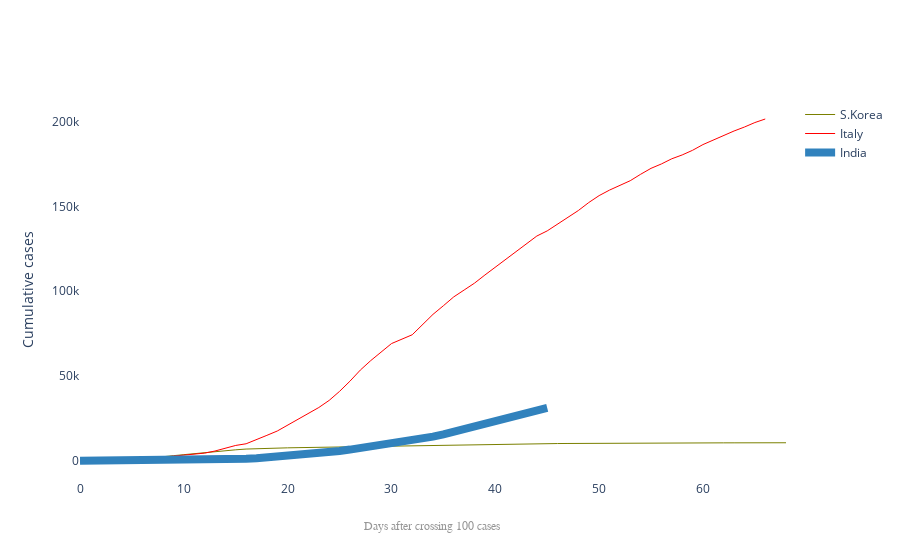

This figure's notebook cell:
### Code cell
#"Trend after crossing 100 cases"
 #import plotly.graph_objects as go
title='Main Source of News'
labels=['S.Korea','Italy','India']
colors=['rgb(122,128,0)','rgb(255,0,0)','rgb(49,130,189)']

mode_size=[10,10,12]
line_size=[1,1,8]

fig=go.Figure()
fig.add_trace(go.Scatter(x=dbd_Korea['Days after surpassing 100 cases'],y=dbd_Korea['Total Cases'],mode='lines',name=labels[0],line=dict(color=colors[0], width=line_size[0]),connectgaps=True))

fig.add_trace(go.Scatter(x=dbd_Italy['Days after surpassing 100 cases'],y=dbd_Italy['Total Cases'],mode='lines',name=labels[1],line=dict(color=colors[1], width=line_size[1]),connectgaps=True))

fig.add_trace(go.Scatter(x=dbd_India['Days after surpassing 100 cases'],y=dbd_India['Total Cases'],mode='lines',name=labels[2],line=dict(color=colors[2], width=line_size[2]),connectgaps=True))

annotations=[]

annotations.append(dict(xref='paper', yref='paper', x=0.5, y=-0.1,xanchor='center', yanchor='top',text='Days after crossing 100 cases ',font=dict(family='Arial',size=12,color='rgb(150,150,150)'),showarrow=False))
fig.update_layout(annotations=annotations,plot_bgcolor='white',yaxis_title='Cumulative cases')
fig.show()

### Figure 1 — Plotly figure (JSON) as saved in the notebook; plotly's stock layout.template omitted (floating-point values rounded to 4 significant figures)
{"data": [{"connectgaps": true, "line": {"color": "rgb(122,128,0)", "width": 1}, "mode": "lines", "name": "S.Korea", "type": "scatter", "x": [null, null, null, null, null, null, null, null, null, null, null, null, null, null, null, null, null, null, null, null, null, null, null, null, null, null, null, null, null, null, null, 0, 1, 2, 3, 4, 5, 6, 7, 8, 9, 10, 11, 12, 13, 14, 15, 16, 17, 18, 19, 20, 21, 22, 23, 24, 25, 26, 27, 28, 29, 30, 31, 32, 33, 34, 35, 36, 37, 38, 39, 40, 41, 42, 43, 44, 45, 46, 47, 48, 49, 50, 51, 52, 53, 54, 55, 56, 57, 58, 59, 60, 61, 62, 63, 64, 65, 66, 67, 68], "y": [1, 1, 1, 1, 2, 2, 3, 4, 4, 4, 6, 11, 12, 15, 15, 16, 19, 23, 24, 24, 27, 27, 28, 28, 28, 28, 28, 29, 30, 31, 58, 111, 209, 436, 602, 833, 977, 1261, 1766, 2337, 3150, 3736, 4335, 5186, 5621, 6284, 6593, 7041, 7313, 7478, 7513, 7755, 7869, 7979, 8086, 8162, 8236, 8320, 8413, 8565, 8652, 8799, 8961, 8961, 9037, 9137, 9241, 9342, 9488, 9593, 9671, 9796, 9897, 9982, 10068, 10162, 10243, 10290, 10327, 10380, 10423, 10450, 10480, 10512, 10537, 10564, 10591, 10613, 10635, 10653, 10661, 10674, 10683, 10694, 10702, 10708, 10718, 10728, 10738, 10752]}, {"connectgaps": true, "line": {"color": "rgb(255,0,0)", "width": 1}, "mode": "lines", "name": "Italy", "type": "scatter", "x": [null, null, null, null, null, null, null, null, null, null, null, null, null, null, null, null, null, null, null, null, null, null, null, null, 0, 1, 2, 3, 4, 5, 6, 7, 8, 9, 10, 11, 12, 13, 14, 15, 16, 17, 18, 19, 20, 21, 22, 23, 24, 25, 26, 27, 28, 29, 30, 32, 33, 34, 35, 36, 37, 38, 39, 40, 41, 42, 43, 44, 45, 46, 47, 48, 49, 50, 51, 52, 53, 54, 55, 56, 57, 58, 59, 60, 61, 62, 63, 64, 65, 66], "y": [2, 2, 2, 2, 2, 2, 3, 3, 3, 3, 3, 3, 3, 3, 3, 3, 3, 3, 3, 3, 3, 3, 20, 79, 157, 229, 323, 470, 655, 889, 1128, 1701, 2036, 2502, 3089, 3858, 4636, 5883, 7375, 9172, 10149, 12462, 15113, 17660, 21157, 24747, 27980, 31506, 35713, 41035, 47021, 53578, 59138, 63927, 69176, 74386, 80589, 86408, 91482, 96699, 100749, 104802, 109584, 114252, 118837, 123642, 127958, 132547, 135586, 139422, 143626, 147577, 152271, 156363, 159616, 162488, 165155, 168941, 172434, 175025, 178072, 180328, 183057, 186427, 189073, 192094, 194451, 196775, 199414, 201505]}, {"connectgaps": true, "line": {"color": "rgb(49,130,189)", "width": 8}, "mode": "lines", "name": "India", "type": "scatter", "x": [null, null, null, null, null, null, null, null, null, null, null, null, null, null, null, null, null, null, null, null, null, null, null, null, null, null, null, null, null, null, null, null, null, null, null, null, null, null, null, null, null, null, null, null, 0, 1, 2, 3, 4, 5, 6, 7, 8, 9, 10, 11, 12, 13, 14, 15, 16, 17, 18, 19, 20, 21, 22, 23, 24, 25, 26, 27, 28, 29, 30, 31, 32, 33, 34, 35, 36, 37, 38, 39, 40, 41, 42, 43, 44, 45], "y": [1, 1, 1, 2, 3, 3, 3, 3, 3, 3, 3, 3, 3, 3, 3, 3, 3, 3, 3, 3, 3, 3, 3, 3, 3, 3, 3, 3, 3, 3, 3, 3, 6, 9, 28, 30, 31, 34, 39, 48, 63, 71, 81, 91, 102, 112, 126, 146, 171, 198, 256, 334, 403, 497, 571, 657, 730, 883, 1019, 1139, 1326, 1635, 2059, 2545, 3105, 3684, 4293, 4778, 5351, 5916, 6729, 7600, 8454, 9212, 10455, 11490, 12372, 13434, 14356, 15727, 17307, 18546, 20083, 21375, 23042, 24450, 26285, 27892, 29460, 31362]}], "layout": {"annotations": [{"font": {"color": "rgb(150,150,150)", "family": "Arial", "size": 12}, "showarrow": false, "text": "Days after crossing 100 cases ", "x": 0.5, "xanchor": "center", "xref": "paper", "y": -0.1, "yanchor": "top", "yref": "paper"}], "plot_bgcolor": "white", "yaxis": {"title": {"text": "Cumulative cases"}}}}
